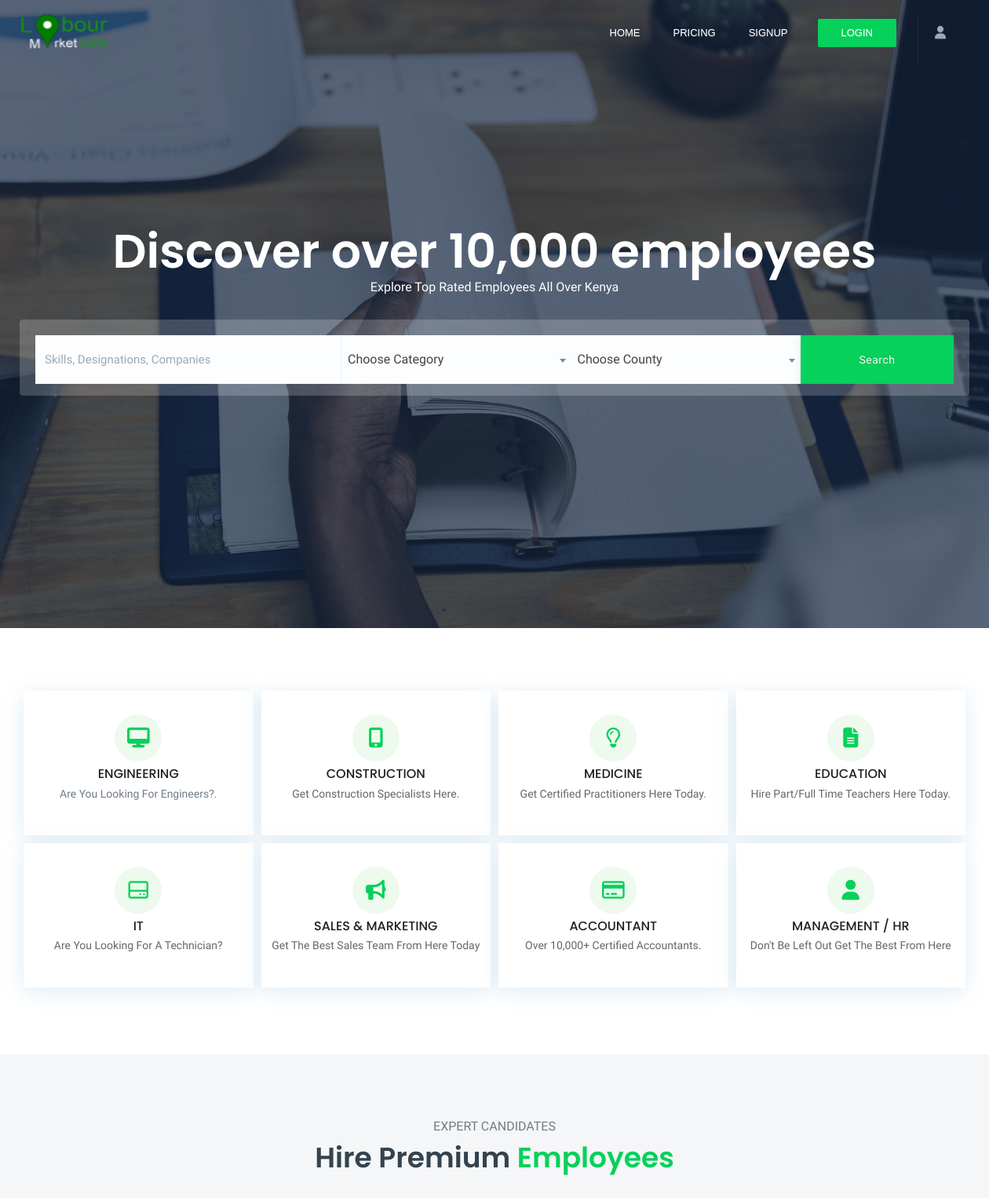
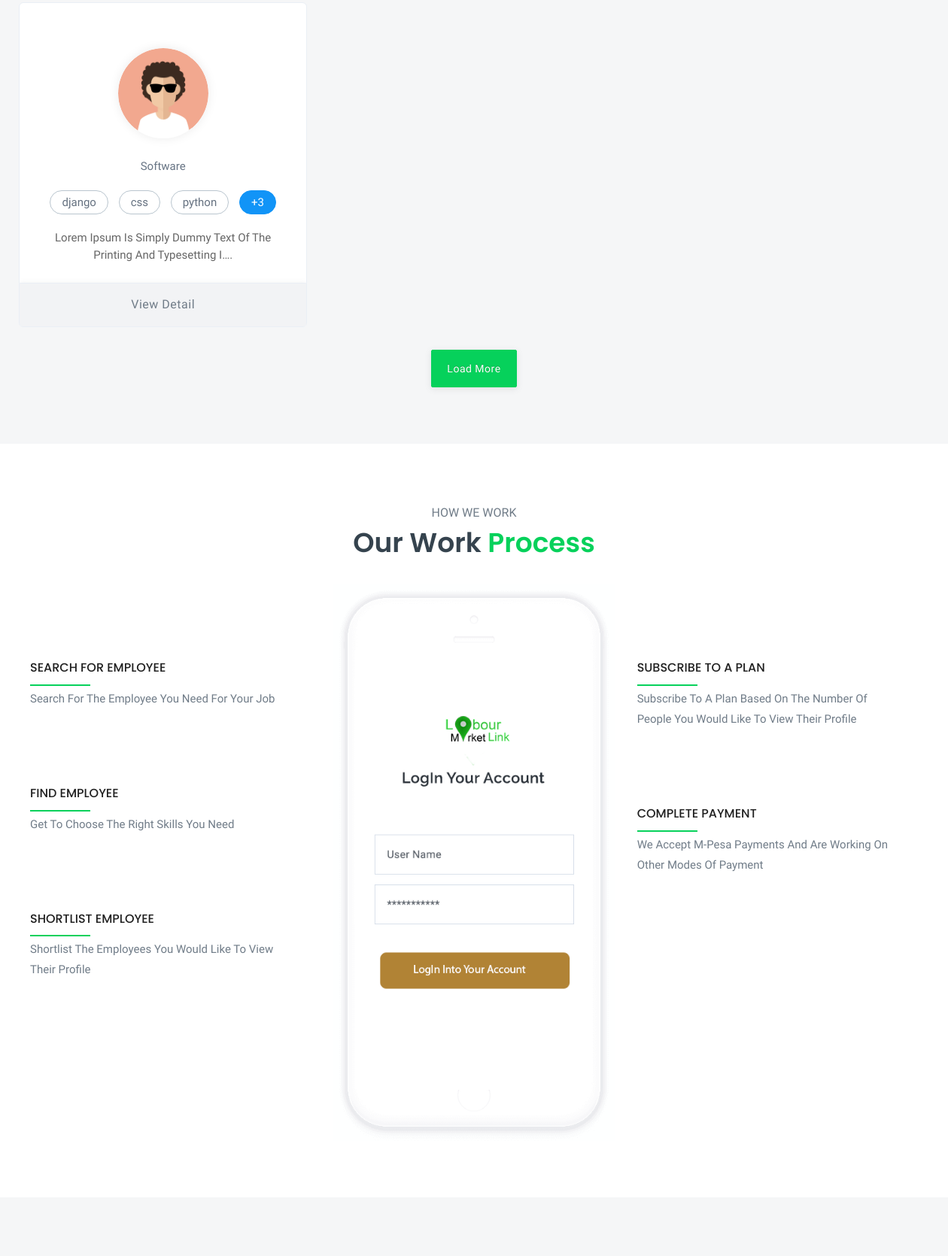
Page /lml/ (upper part) on the committed database (2 pictures, top to bottom).
### lmlappadmin/models.py (models this page shows, shortened)
class Customer(get_user_model()):
    profile_image = models.ImageField(max_length=200, upload_to='customerImages', null=False, blank=False)
    regpayment = models.ForeignKey(CustomerPayments, on_delete=models.CASCADE, null=True, blank=True)
    country = models.CharField(max_length=100,null=False, blank=False)
    county = models.ForeignKey(County, on_delete=models.CASCADE, null=False, blank=False)
    region = models.ForeignKey(Region, on_delete=models.CASCADE, null=False, blank=False)
    gender = models.CharField(max_length=100,null=False, blank=False)
    category = models.ForeignKey(Category, on_delete=models.CASCADE, max_length=200, null=False, blank=False)
    phone_number = models.CharField(max_length=20, null=False, blank=False)
    date_of_birth = models.DateField(default=datetime.datetime.now)
    landmark = models.CharField(max_length=100,null=True, blank=True)
    huduma_no = models.CharField(max_length=100,null=True, blank=True)
    job_type = models.CharField(max_length=200, null=False, blank=False)
    disability = models.TextField()
    marital_status = models.CharField(max_length=100,null=True, blank=True)
    created_at = models.DateTimeField(auto_now_add=True)
    updated_at = models.DateTimeField(auto_now=True)
    biography = models.TextField()
    PERSONNEL_STATUS = {
        ('NEWBIE', 'Newbie'),
        ('REGISTERED_CONFIRMED', 'Registerd_confirmed'),
        ('DEACTIVATED', 'Deactivated'),
    }
    status = models.CharField(choices=PERSONNEL_STATUS, default='NEWBIE', max_length=200, null=False, blank=False)
    RANK_STATUS = {
        ('ORDINARY', 'Ordinary'),
        ('PREMIUM', 'Premium'),
        ('ULTIMATE', 'Ultimate'),
    }
    rank_status = models.CharField(choices=RANK_STATUS, default='UNDEFINED', max_length=200, null=False, blank=False)
    DISABILITY_STATUS=[
        ('DISABLED','Disabled'),
        ('NOT_DISABLED','Not_Disabled')
    ]
    disability_status =models.CharField(choices=DISABILITY_STATUS, default='NOT_DISABLED', max_length=200, null=False, blank=False)
    class Meta:
        verbose_name = 'Customer'
        verbose_name_plural = 'Customers'
    @property
    def skillset(self):
        skills = []
        skillz = Skills.objects.filter(customer=self).order_by('?')[:3]
        for skill in skillz:
            skills.append(skill)
        return list(set(skills))
    def skillcount(self):
        skill =  Skills.objects.filter(customer=self).count()
        if skill > 3:
            my_skill = skill - 3
            return my_skill
        else:
            return False

class Category(models.Model):
    category = models.CharField(max_length=200, null=False, blank=False)
    c_parent = models.ForeignKey('Category', related_name='job_category', on_delete=models.CASCADE, max_length=200, null=True, blank=True)
    created_at = models.DateTimeField(auto_now_add=True)
    updated_at = models.DateTimeField(auto_now=True)

class Skills(models.Model):
    customer = models.ForeignKey(Customer, on_delete=models.CASCADE, null=False, blank=False)
    skill =  models.CharField(max_length=100,null=False, blank=False)
    referee = models.CharField(max_length=100,null=False, blank=False)
    referee_phonenumber = models.CharField(max_length=100,null=False, blank=False)

### lmlapp/views.py (the view)
# urls.py: path('', views.home, name="home"),
def home(request):
    customers = Customer.objects.all()
    context = {
        'customers':customers,
        'title': 'home',
        'counties': County.objects.all(),
        'categories':Category.objects.all(),
    }
    return render(request, 'normal/home/index.html', context)

### lmlapp/templatetags/call_method.py (called while the page is built)
@register.filter(name='logged_in_company')
def logged_in_company(user):
    user_id = user.id
    company = Company.objects.filter(user_ptr_id=user_id).first()
    if company is not None:
        return company
    else:
        return False

@register.filter(name='make_safe')
def make_safe(source):
    source = source.replace('/', '____')
    return "%s" %source

### lmlapp/templates/normal/home/index.html (shortened to what this page needs)
{% extends 'normal/layout/homelayout.html' %}
{% load static %}
{% load call_method %}
{% block content %}
        <section class="slide-banner scroll-con-sec hero-section" data-scrollax-parent="true" id="sec1">
            <div class="slideshow-container">
                <div class="slideshow-item">
                    <div class="bg" data-bg="{% static 'assets/img/blog/banner-17.jpg' %}"></div>
                </div>
            </div>
            <div class="hero-section-wrap fl-wrap">
                <div class="container">
                    <div class="intro-item fl-wrap">
                        <div class="caption text-center cl-white">
                            <h2>Discover over 10,000 employees </h2>
                            <p>Explore top rated employees all over kenya</p>
                        </div>
                        <form class="form-horizontal">
                            <div class="col-md-4 no-padd">
                                <div class="input-group">
                                    <input type="text" class="form-control br-1" id="joblist" placeholder="Skills, Designations, Companies"> </div>
                            </div>
                            <div class="col-md-3 no-padd">
                                <div class="input-group">
                                </div>
                            </div>
                            <div class="col-md-3 no-padd">
                                <div class="input-group">
                                </div>
                            </div>
                            <div class="col-md-2 no-padd">
                                <div class="input-group">
                                    <button type="submit" class="btn btn-primary full-width">Search</button>
                                </div>
                            </div>
                        </form>
                    </div>
                </div>
            </div>
        </section>
        <section class="first-feature">
            <div class="container">
                <div class="all-features">
                    <a href="">
                        <div class="col-md-3 col-sm-6 small-padding">
                            <div class="job-feature">
                                <div class="feature-icon"><i class="fa fa-desktop"></i></div>
                                <div class="feature-caption">
                                    <h5>Engineering</h5>
                                    <p>Are you looking for engineers?.</p>
                                </div>
                            </div>
                        </div>
                    </a>
                    <div class="col-md-3 col-sm-6 small-padding">
                        <div class="job-feature">
                            <div class="feature-icon"><i class="fa fa-mobile"></i></div>
                            <div class="feature-caption">
                                <h5>Construction</h5>
                                <p>get construction specialists here.</p>
                            </div>
                        </div>
                    </div>
                    <div class="col-md-3 col-sm-6 small-padding">
                        <div class="job-feature">
                            <div class="feature-icon"><i class="fa fa-lightbulb-o"></i></div>
                            <div class="feature-caption">
                                <h5>Medicine</h5>
                                <p>get certified practitioners here today.</p>
                            </div>
                        </div>
                    </div>
                    <div class="col-md-3 col-sm-6 small-padding">
                        <div class="job-feature">
                            <div class="feature-icon"><i class="fa fa-file-text"></i></div>
                            <div class="feature-caption">
                                <h5>Education</h5>
                                <p>Hire part/full time teachers here today.</p>
                            </div>
                        </div>
                    </div>
                    <div class="col-md-3 col-sm-6 small-padding">
                        <div class="job-feature">
                            <div class="feature-icon"><i class="fa fa-hdd-o"></i></div>
                            <div class="feature-caption">
                                <h5>IT</h5>
                                <p>are you looking for a technician?</p>
                            </div>
                        </div>
                    </div>
                    <div class="col-md-3 col-sm-6 small-padding" >
                        <div class="job-feature">
                            <div class="feature-icon"><i class="fa fa-bullhorn"></i></div>
                            <div class="feature-caption">
                                <h5>Sales & Marketing</h5>
                                <p>Get the best sales team from here today</p>
                            </div>
                        </div>
                    </div>
                    <div class="col-md-3 col-sm-6 small-padding">
                        <div class="job-feature">
                            <div class="feature-icon"><i class="fa fa-credit-card"></i></div>
                            <div class="feature-caption">
                                <h5>Accountant</h5>
                                <p>over 10,000+ certified accountants.</p>
                            </div>
                        </div>
                    </div>
                    <div class="col-md-3 col-sm-6 small-padding">
                        <div class="job-feature">
                            <div class="feature-icon"><i class="fa fa-user"></i></div>
                            <div class="feature-caption">
                                <h5>Management / HR</h5>
                                <p>Don't be left out get the best from here</p>
                            </div>
                        </div>
                    </div>
                </div>
            </div>
        </section>
        <section class="gray-bg">
            <div class="container">
                <div class="row">
                    <div class="col-md-12 col-sm-12">
                        <div class="main-heading">
                            <p>Expert Candidates</p>
                            <h2>Hire Premium <span>Employees</span></h2></div>
                    </div>
                </div>
                <div class="row">
                    {% for customer in customers %}
                        <div class="col-md-4 col-sm-6">
                        <div class="paid-candidate-container">
                            <div class="paid-candidate-box">
                                <div class="paid-candidate-inner--box">
                                    <div class="paid-candidate-box-thumb"><img src="{{customer.profile_image.url}}" class="img-responsive img-circle" alt="" /></div>
                                    <div class="paid-candidate-box-detail">
                                        <h4 class="text-capitalize">{{request.user.first_name}} {{request.user.last_name}}</h4><span class="desination text-capitalize">{{customer.category.category}}</span></div>
                                </div>
                                <div class="paid-candidate-box-extra">
                                    <ul>
                                        {% for skill in customer.skillset %}
                                        <li>{{skill.skill}}</li>
                                        {% endfor %}
                                        {% if customer.skillcount %}
                                            <li class="more-skill bg-primary">+{{customer.skillcount}}</li>
                                        {% endif %}
                                    </ul>
                                    <p>{{customer.biography|truncatechars:67}}.</p>
                                </div>
                            </div><a href="premium-candidate-detail.html" class="btn btn-paid-candidate bt-1">View Detail</a></div>
                    </div>
                    {% endfor %}
                    <div class="col-md-12 col-sm-12">
                        <div class="text-center"><a href="{% url 'LML:advancesearch' %}" class="btn btn-primary">Load More</a></div>
                    </div>
                </div>
            </div>
        </section>
        <section class="wp-process home-three">
            <div class="container">
                <div class="row">
                    <div class="main-heading">
                        <p>How We Work</p>
                        <h2>Our Work <span>Process</span></h2></div>
                </div>
                <div class="col-md-4 col-sm-6">
                    <div class="work-process">
                        <div class="work-process-icon"><span class="icon-search"></span></div>
                        <div class="work-process-caption">
                            <h4>Search for Employee</h4>
                            <p>Search For the employee you need for your job</p>
                        </div>
                    </div>
                    <div class="work-process">
                        <div class="work-process-icon"><span class="icon-mobile"></span></div>
                        <div class="work-process-caption">
                            <h4>Find Employee</h4>
                            <p>Get to choose the right skills you need </p>
                        </div>
                    </div>
                    <div class="work-process">
                        <div class="work-process-icon"><span class="icon-profile-male"></span></div>
                        <div class="work-process-caption">
                            <h4>Shortlist Employee</h4>
                            <p>Shortlist the employees you would like to view their profile</p>
                        </div>
                    </div>
                </div>
                <div class="col-md-4 hidden-sm"><img src="{% static 'assets/img/blog/wp-iphonem.png' %}" class="img-responsive" alt="" /></div>
                <div class="col-md-4 col-sm-6">
                    <div class="work-process">
                        <div class="work-process-icon"><span class="icon-layers"></span></div>
                        <div class="work-process-caption">
                            <h4>Subscribe to a plan</h4>
                            <p>subscribe to a plan based on the number of people you would like to view their profile</p>
                        </div>
                    </div>
                    <div class="work-process">
                        <div class="work-process-icon"><span class="icon-wallet"></span></div>
                        <div class="work-process-caption">
                            <h4>complete payment</h4>
                            <p>We accept M-pesa payments and are working on other modes of payment</p>
                        </div>
                    </div>
                </div>
            </div>
        </section>
        <section class="gray-bg">
			</section>
{% endblock content %}

### lmlapp/static/assets/css/colors/blue.css (style rules this page uses)
a { color: #707c88; }
.btn.btn-primary { border: 1px solid #06d15b; background: #06d15b; }
.main-heading h2>span { color: #06d15b; }
.feature-icon i { color: #06d15b; background: rgba(7, 177, 7,0.07); }
.work-process-icon span { color: #06d15b; }
.work-process-caption h4:before { background:#06d15b; }

### rows in the picture
Customer: profile_image (picture), category.category "Software", skillcount "3", biography "Lorem Ipsum Is Simply Dummy Text Of The Printing And Typesetting I…"
Skills: skill "django"
Skills: skill "css"
Skills: skill "python"
